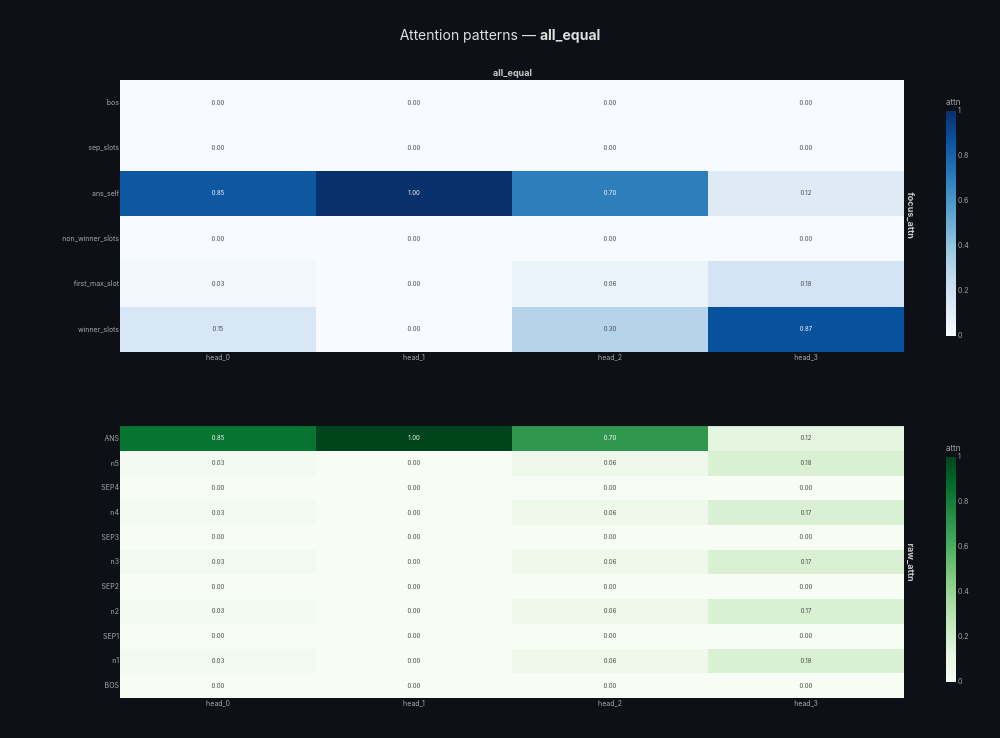
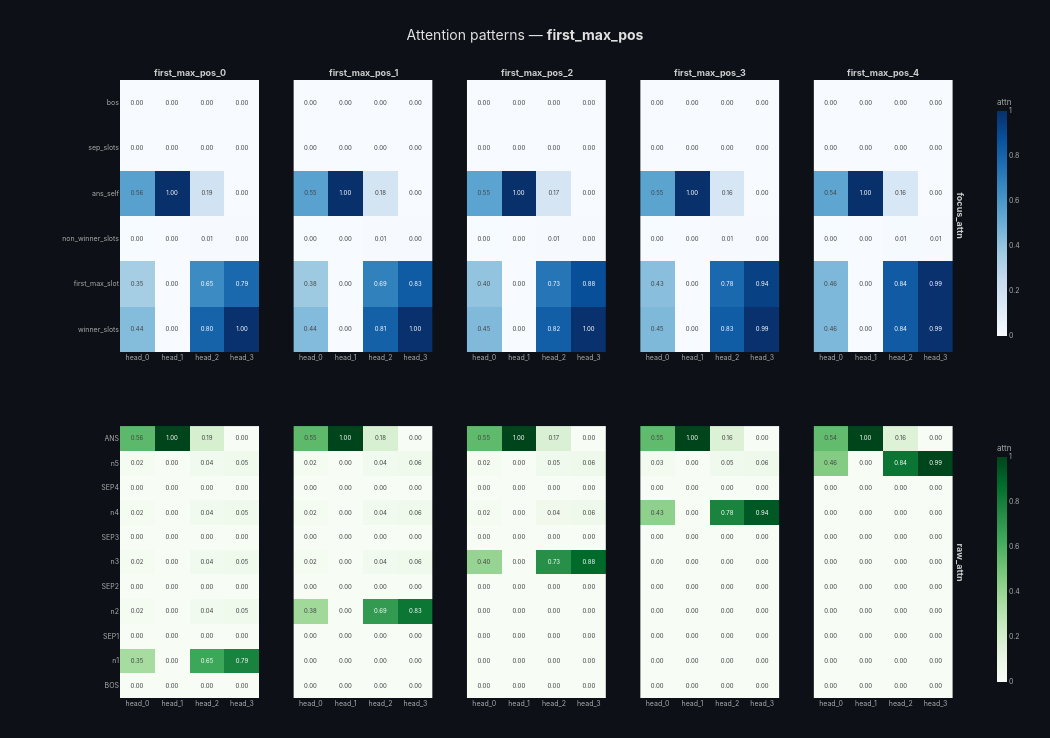
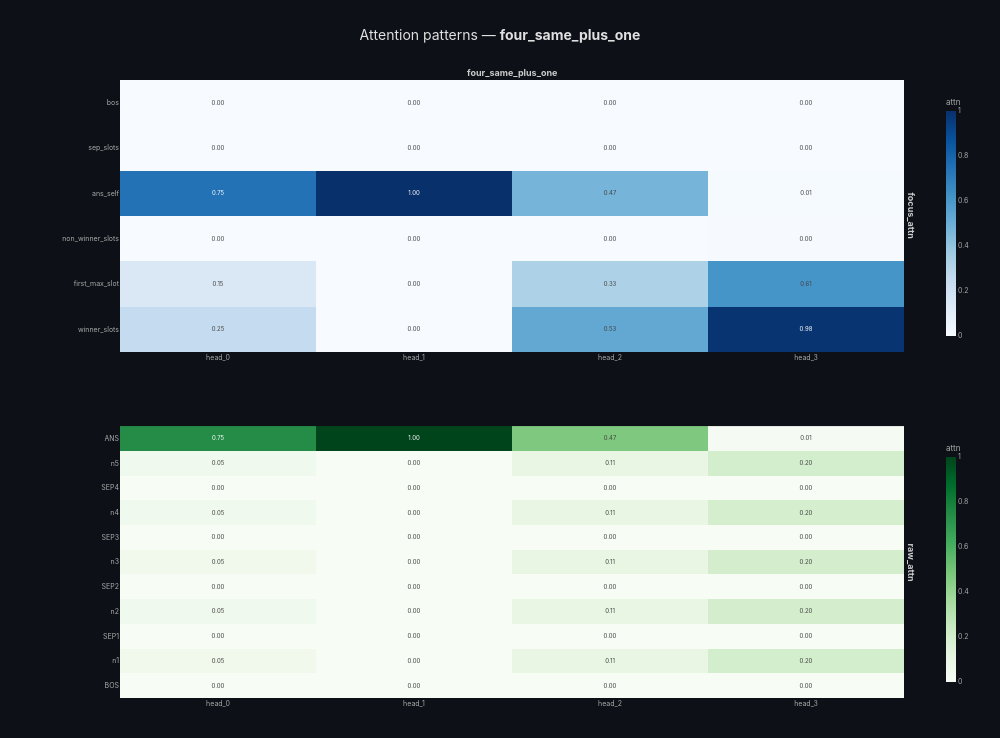
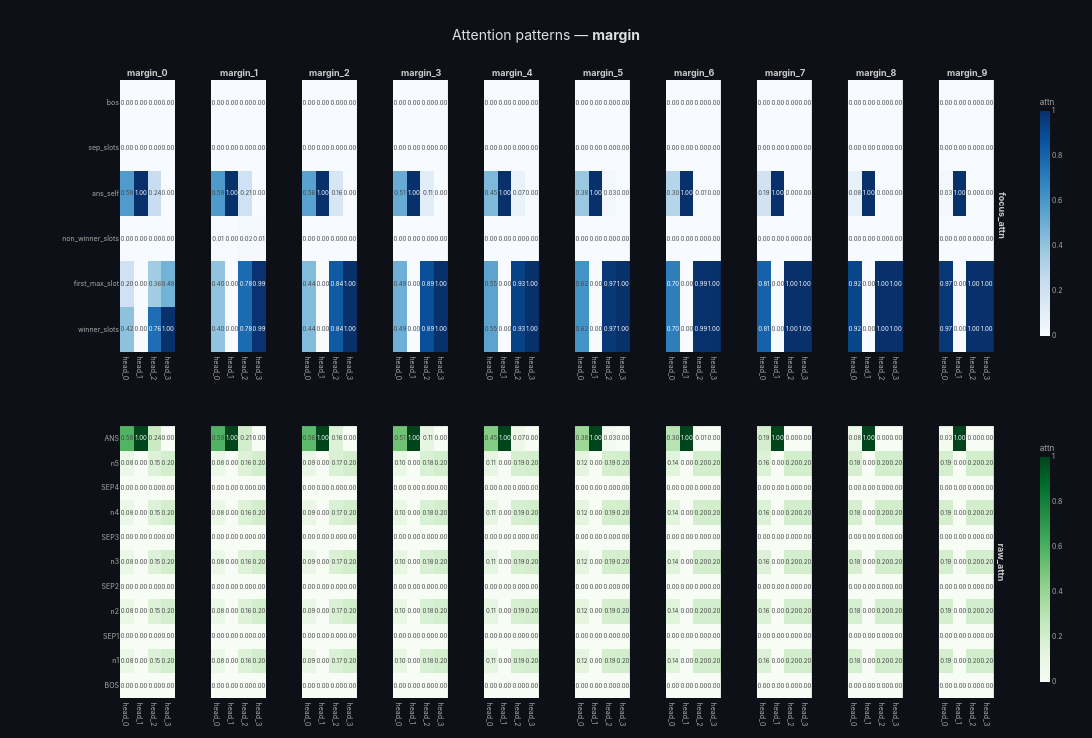

The notebook cell these images were saved under, in order:
### Code cell
plot_attention_family(attention_comparsion_res, FAMILY_GROUPS, FAMILY_GROUP_LABELS)
